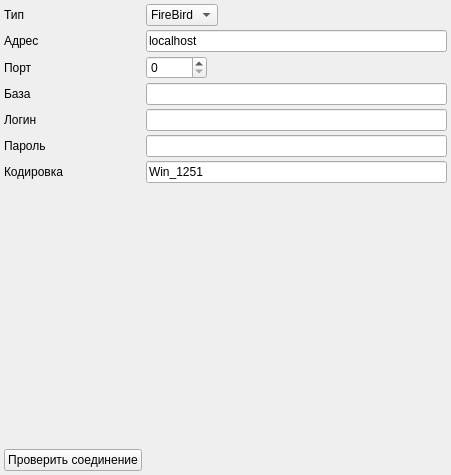
     <widget class="QWidget" name="tabEIS">
      <attribute name="title">
       <string>Сервер ЕИС</string>
      </attribute>
      <layout class="QGridLayout" name="gridLayout_2">
       <property name="margin">
        <number>4</number>
       </property>
       <property name="spacing">
        <number>4</number>
       </property>
       <item row="3" column="1" colspan="2">
        <widget class="QLineEdit" name="edtDatabaseName">
         <property name="minimumSize">
          <size>
           <width>300</width>
           <height>0</height>
          </size>
         </property>
        </widget>
       </item>
       <item row="4" column="0">
        <widget class="QLabel" name="lblUserName">
         <property name="sizePolicy">
          <sizepolicy hsizetype="Maximum" vsizetype="Preferred">
           <horstretch>0</horstretch>
           <verstretch>0</verstretch>
          </sizepolicy>
         </property>
         <property name="minimumSize">
          <size>
           <width>130</width>
           <height>0</height>
          </size>
         </property>
         <property name="text">
          <string>Логин</string>
         </property>
         <property name="buddy">
          <cstring>edtUserName</cstring>
         </property>
        </widget>
       </item>
       <item row="7" column="2">
        <spacer name="verticalSpacer_4">
         <property name="orientation">
          <enum>Qt::Vertical</enum>
         </property>
         <property name="sizeHint" stdset="0">
          <size>
           <width>225</width>
           <height>262</height>
          </size>
         </property>
        </spacer>
       </item>
       <item row="5" column="1" colspan="2">
        <widget class="QLineEdit" name="edtPassword">
         <property name="minimumSize">
          <size>
           <width>300</width>
           <height>0</height>
          </size>
         </property>
         <property name="echoMode">
          <enum>QLineEdit::Password</enum>
         </property>
        </widget>
       </item>
       <item row="5" column="0">
        <widget class="QLabel" name="lblPassword">
         <property name="sizePolicy">
          <sizepolicy hsizetype="Maximum" vsizetype="Preferred">
           <horstretch>0</horstretch>
           <verstretch>0</verstretch>
          </sizepolicy>
         </property>
         <property name="minimumSize">
          <size>
           <width>130</width>
           <height>0</height>
          </size>
         </property>
         <property name="text">
          <string>Пароль</string>
         </property>
         <property name="buddy">
          <cstring>edtPassword</cstring>
         </property>
        </widget>
       </item>
       <item row="4" column="1" colspan="2">
        <widget class="QLineEdit" name="edtUserName">
         <property name="minimumSize">
          <size>
           <width>300</width>
           <height>0</height>
          </size>
         </property>
        </widget>
       </item>
       <item row="3" column="0">
        <widget class="QLabel" name="lblDatabaseName">
         <property name="sizePolicy">
          <sizepolicy hsizetype="Maximum" vsizetype="Preferred">
           <horstretch>0</horstretch>
           <verstretch>0</verstretch>
          </sizepolicy>
         </property>
         <property name="minimumSize">
          <size>
           <width>130</width>
           <height>0</height>
          </size>
         </property>
         <property name="text">
          <string>База</string>
         </property>
         <property name="buddy">
          <cstring>edtDatabaseName</cstring>
         </property>
        </widget>
       </item>
       <item row="2" column="1">
        <widget class="QSpinBox" name="edtServerPort">
         <property name="sizePolicy">
          <sizepolicy hsizetype="Maximum" vsizetype="Fixed">
           <horstretch>0</horstretch>
           <verstretch>0</verstretch>
          </sizepolicy>
         </property>
         <property name="maximum">
          <number>99999</number>
         </property>
        </widget>
       </item>
       <item row="2" column="0">
        <widget class="QLabel" name="lblServerPort">
         <property name="sizePolicy">
          <sizepolicy hsizetype="Maximum" vsizetype="Preferred">
           <horstretch>0</horstretch>
           <verstretch>0</verstretch>
          </sizepolicy>
         </property>
         <property name="text">
          <string>Порт</string>
         </property>
         <property name="buddy">
          <cstring>edtServerPort</cstring>
         </property>
        </widget>
       </item>
       <item row="1" column="1" colspan="2">
        <widget class="QLineEdit" name="edtServerName">
         <property name="minimumSize">
          <size>
           <width>300</width>
           <height>0</height>
          </size>
         </property>
         <property name="text">
          <string>localhost</string>
         </property>
        </widget>
       </item>
       <item row="1" column="0">
        <widget class="QLabel" name="lblServerName">
         <property name="sizePolicy">
          <sizepolicy hsizetype="Maximum" vsizetype="Preferred">
           <horstretch>0</horstretch>
           <verstretch>0</verstretch>
          </sizepolicy>
         </property>
         <property name="minimumSize">
          <size>
           <width>130</width>
           <height>0</height>
          </size>
         </property>
         <property name="text">
          <string>Адрес</string>
         </property>
         <property name="buddy">
          <cstring>edtServerName</cstring>
         </property>
        </widget>
       </item>
       <item row="0" column="1">
        <widget class="QComboBox" name="cmbDriverName">
         <property name="sizePolicy">
          <sizepolicy hsizetype="Maximum" vsizetype="Fixed">
           <horstretch>0</horstretch>
           <verstretch>0</verstretch>
          </sizepolicy>
         </property>
         <property name="currentIndex">
          <number>1</number>
         </property>
         <item>
          <property name="text">
           <string>MySQL</string>
          </property>
         </item>
         <item>
          <property name="text">
           <string>FireBird</string>
          </property>
         </item>
        </widget>
       </item>
       <item row="0" column="0">
        <widget class="QLabel" name="lblDriverName">
         <property name="sizePolicy">
          <sizepolicy hsizetype="Maximum" vsizetype="Preferred">
           <horstretch>0</horstretch>
           <verstretch>0</verstretch>
          </sizepolicy>
         </property>
         <property name="minimumSize">
          <size>
           <width>130</width>
           <height>0</height>
          </size>
         </property>
         <property name="text">
          <string>Тип</string>
         </property>
         <property name="buddy">
          <cstring>cmbDriverName</cstring>
         </property>
        </widget>
       </item>
       <item row="8" column="0">
        <widget class="QPushButton" name="btnEisTest">
         <property name="sizePolicy">
          <sizepolicy hsizetype="Maximum" vsizetype="Fixed">
           <horstretch>0</horstretch>
           <verstretch>0</verstretch>
          </sizepolicy>
         </property>
         <property name="text">
          <string>Проверить соединение</string>
         </property>
        </widget>
       </item>
       <item row="6" column="0">
        <widget class="QLabel" name="lblCodepage">
         <property name="sizePolicy">
          <sizepolicy hsizetype="Maximum" vsizetype="Preferred">
           <horstretch>0</horstretch>
           <verstretch>0</verstretch>
          </sizepolicy>
         </property>
         <property name="minimumSize">
          <size>
           <width>130</width>
           <height>0</height>
          </size>
         </property>
         <property name="text">
          <string>Кодировка</string>
         </property>
         <property name="buddy">
          <cstring>edtPassword</cstring>
         </property>
        </widget>
       </item>
       <item row="6" column="1" colspan="2">
        <widget class="QLineEdit" name="edtCodepage">
         <property name="minimumSize">
          <size>
           <width>300</width>
           <height>0</height>
          </size>
         </property>
         <property name="text">
          <string>Win_1251</string>
         </property>
         <property name="echoMode">
          <enum>QLineEdit::Normal</enum>
         </property>
        </widget>
       </item>
      </layout>
     </widget>
